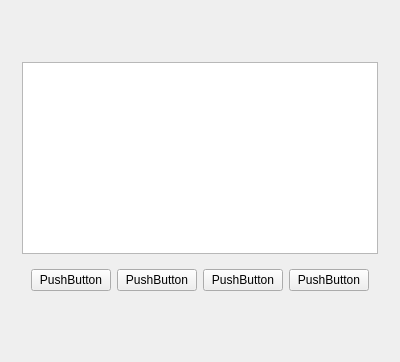
     <widget class="QWidget" name="tab_11">
      <attribute name="title">
       <string>S</string>
      </attribute>
      <layout class="QVBoxLayout" name="verticalLayout_29">
       <item>
        <layout class="QVBoxLayout" name="verticalLayout_27">
         <property name="leftMargin">
          <number>11</number>
         </property>
         <property name="topMargin">
          <number>11</number>
         </property>
         <property name="rightMargin">
          <number>11</number>
         </property>
         <property name="bottomMargin">
          <number>11</number>
         </property>
         <item>
          <spacer name="verticalSpacer_7">
           <property name="orientation">
            <enum>Qt::Vertical</enum>
           </property>
           <property name="sizeHint" stdset="0">
            <size>
             <width>20</width>
             <height>40</height>
            </size>
           </property>
          </spacer>
         </item>
         <item>
          <layout class="QVBoxLayout" name="verticalLayout_28">
           <item>
            <widget class="QListWidget" name="listWidget_10"/>
           </item>
          </layout>
         </item>
         <item>
          <widget class="MOverlay" name="Overlay_9" native="true">
           <property name="direction" stdset="0">
            <string>S</string>
           </property>
           <layout class="QHBoxLayout" name="horizontalLayout_9">
            <item>
             <widget class="MPushButton" name="pushButton_38">
              <property name="text">
               <string>PushButton</string>
              </property>
             </widget>
            </item>
            <item>
             <widget class="MPushButton" name="pushButton_39">
              <property name="text">
               <string>PushButton</string>
              </property>
             </widget>
            </item>
            <item>
             <widget class="MPushButton" name="pushButton_40">
              <property name="text">
               <string>PushButton</string>
              </property>
             </widget>
            </item>
            <item>
             <widget class="MPushButton" name="pushButton_41">
              <property name="text">
               <string>PushButton</string>
              </property>
             </widget>
            </item>
           </layout>
          </widget>
         </item>
        </layout>
       </item>
       <item>
        <spacer name="verticalSpacer">
         <property name="orientation">
          <enum>Qt::Vertical</enum>
         </property>
         <property name="sizeHint" stdset="0">
          <size>
           <width>20</width>
           <height>40</height>
          </size>
         </property>
        </spacer>
       </item>
      </layout>
     </widget>
